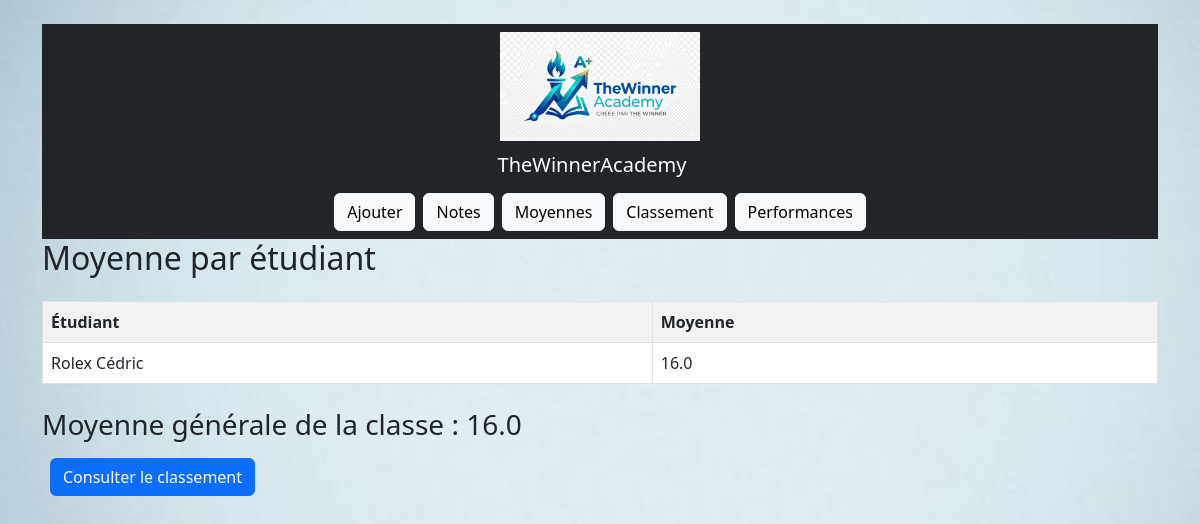
Page /averages on the earlier database version.
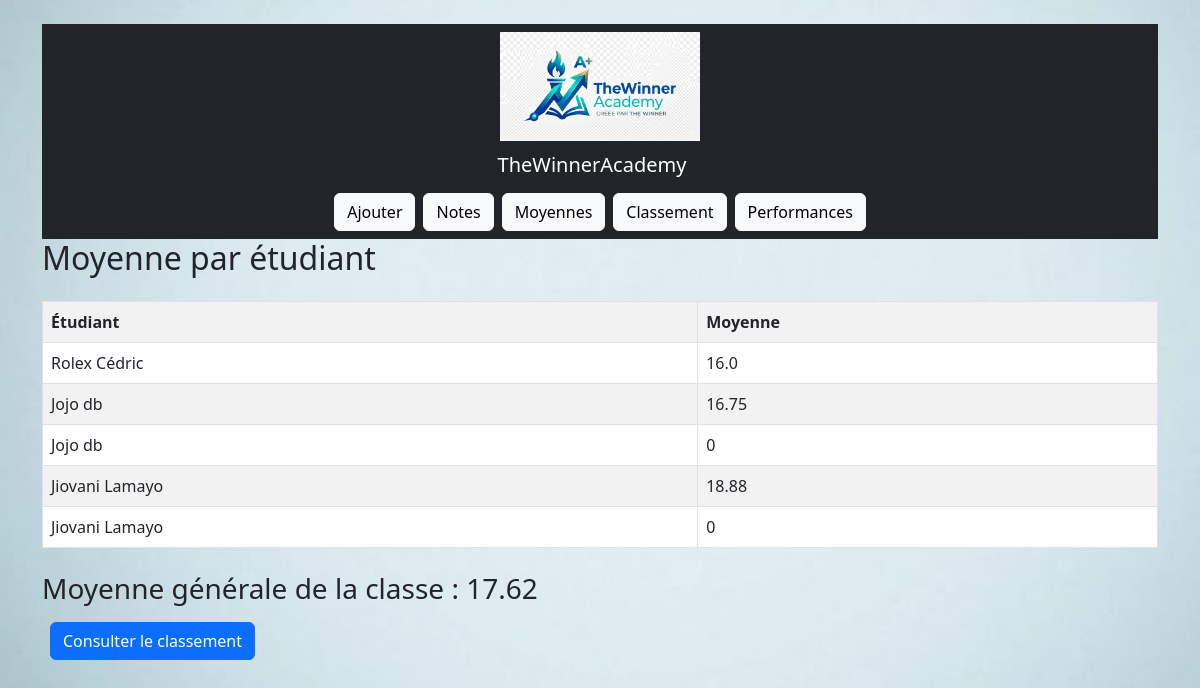
Same page on the later database version.
### models/student.py (models this page shows, shortened)
class Student(db.Model):
    id= db.Column(db.Integer, primary_key=True)
    name= db.Column(db.String(100), nullable=False)
    user_id = db.Column(db.Integer, db.ForeignKey('user.id'))

### controllers/note_controller.py (the view)
def calculate_averages():
    students= Student.query.all()
    results= []
    for student in students:
        notes= student.notes
        if notes:
            total= sum(note.score for note in notes)
            average= total / len(notes)
        else:
            average= 0
        results.append({ 'name': student.name, 'average': round(average, 2) })
    all_notes = Note.query.all()
    if all_notes:
        general_avg= sum(n.score for n in all_notes) / len(all_notes)
    else:
        general_avg= 0
    return render_template(
        'averages.html',
        results=results,
        general_avg=round(general_avg, 2)
    )

### templates/averages.html (shortened to what this page needs)
<!DOCTYPE html>
<html>
<head>
    <link href="https://cdn.jsdelivr.net/npm/bootstrap@5.3.0/dist/css/bootstrap.min.css" rel="stylesheet">
</head>
<body class="container mt-4">
    {% include 'navbar.html' %}
    <h2 class="mb-4">Moyenne par étudiant</h2>
    <table class="table table-striped table-bordered">
        <tr>
            <th>Étudiant</th>
            <th>Moyenne</th>
        </tr>
        {% for student in results %}
        <tr>
            <td>{{ student.name }}</td>
            <td>{{ student.average }}</td>
        </tr>
        {% endfor %}
    </table>
    <div class="mt-4">
        <h3>Moyenne générale de la classe : {{ general_avg }}</h3>
    </div>
    <a href="/ranking" class="btn btn-primary m-2"> Consulter le classement </a>
</body>
</html>

### templates/navbar.html
<body style="background: url('/static/background.jpg') no-repeat center center fixed; background-size: cover;">
    <nav class="navbar navbar-dark bg-dark">
        <div class="container d-flex flex-column align-items-center">
            <img src="/static/logo.jpg" alt="Logo TheWinnerAcademy" class="img-fluid mb-1" style="max-width: 200px;">
            <a class="navbar-brand mb-2" href="/">TheWinnerAcademy</a>
            <div class="d-flex gap-2">
                <a href="/add-note" class="btn btn-light">Ajouter</a>
                <a href="/notes" class="btn btn-light">Notes</a>
                <a href="/averages" class="btn btn-light">Moyennes</a>
                <a href="/ranking" class="btn btn-light">Classement</a>
                <a href="/chart" class="btn btn-light">Performances</a>
            </div>
        </div>
    </nav>
</body>

Differences in the rows shown:
added Student: name "Jojo db", average "16.75"
added Student: name "Jojo db", average "0"
added Student: name "Jiovani Lamayo", average "18.88"
added Student: name "Jiovani Lamayo", average "0"
Other differences:
{{ general_avg }}: "16.0" → "17.62"
